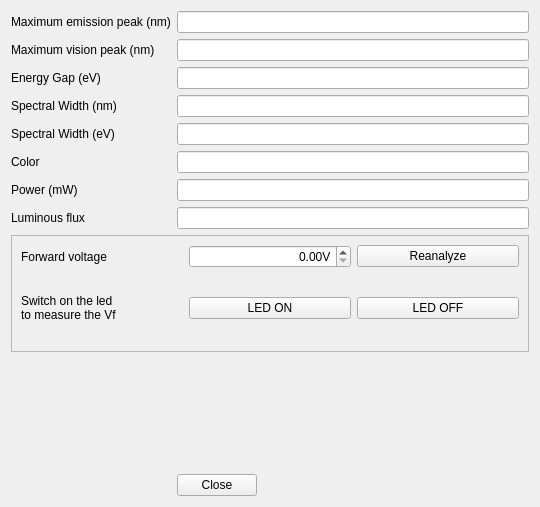
<?xml version="1.0" encoding="UTF-8"?>
<ui version="4.0">
 <class>Analysis</class>
 <widget class="QWidget" name="Analysis">
  <property name="geometry">
   <rect>
    <x>0</x>
    <y>0</y>
    <width>540</width>
    <height>507</height>
   </rect>
  </property>
  <property name="windowTitle">
   <string>Analysis Results</string>
  </property>
  <property name="windowIcon">
   <iconset>
    <normaloff>icon.ico</normaloff>icon.ico</iconset>
  </property>
  <property name="locale">
   <locale language="English" country="UnitedStates"/>
  </property>
  <property name="inputMethodHints">
   <set>Qt::ImhDigitsOnly|Qt::ImhFormattedNumbersOnly</set>
  </property>
  <layout class="QGridLayout" name="gridLayout_2">
   <item row="2" column="0">
    <widget class="QLabel" name="label_8">
     <property name="text">
      <string>Energy Gap (eV)</string>
     </property>
    </widget>
   </item>
   <item row="2" column="1">
    <widget class="QLineEdit" name="EnergyGapBox">
     <property name="readOnly">
      <bool>true</bool>
     </property>
    </widget>
   </item>
   <item row="7" column="0">
    <widget class="QLabel" name="label_9">
     <property name="text">
      <string>Luminous flux</string>
     </property>
    </widget>
   </item>
   <item row="7" column="1">
    <widget class="QLineEdit" name="LuminousFluxBox">
     <property name="readOnly">
      <bool>true</bool>
     </property>
    </widget>
   </item>
   <item row="4" column="0">
    <widget class="QLabel" name="label_4">
     <property name="text">
      <string>Spectral Width (eV)</string>
     </property>
    </widget>
   </item>
   <item row="4" column="1">
    <widget class="QLineEdit" name="SpectralWidthIneVbox">
     <property name="readOnly">
      <bool>true</bool>
     </property>
    </widget>
   </item>
   <item row="10" column="1">
    <widget class="QPushButton" name="pushButton">
     <property name="sizePolicy">
      <sizepolicy hsizetype="Fixed" vsizetype="Fixed">
       <horstretch>0</horstretch>
       <verstretch>0</verstretch>
      </sizepolicy>
     </property>
     <property name="text">
      <string>Close</string>
     </property>
    </widget>
   </item>
   <item row="1" column="0">
    <widget class="QLabel" name="label_13">
     <property name="text">
      <string>Maximum vision peak (nm)</string>
     </property>
    </widget>
   </item>
   <item row="1" column="1">
    <widget class="QLineEdit" name="MaximumVisionBox">
     <property name="readOnly">
      <bool>true</bool>
     </property>
    </widget>
   </item>
   <item row="9" column="1">
    <spacer name="verticalSpacer_3">
     <property name="orientation">
      <enum>Qt::Vertical</enum>
     </property>
     <property name="sizeHint" stdset="0">
      <size>
       <width>20</width>
       <height>40</height>
      </size>
     </property>
    </spacer>
   </item>
   <item row="3" column="1">
    <widget class="QLineEdit" name="SpectralWidthBox">
     <property name="enabled">
      <bool>true</bool>
     </property>
     <property name="readOnly">
      <bool>true</bool>
     </property>
    </widget>
   </item>
   <item row="5" column="0">
    <widget class="QLabel" name="label_3">
     <property name="text">
      <string>Color</string>
     </property>
    </widget>
   </item>
   <item row="6" column="1">
    <widget class="QLineEdit" name="PowerBox">
     <property name="readOnly">
      <bool>true</bool>
     </property>
    </widget>
   </item>
   <item row="6" column="0">
    <widget class="QLabel" name="label_5">
     <property name="text">
      <string>Power (mW)</string>
     </property>
    </widget>
   </item>
   <item row="8" column="0" colspan="2">
    <widget class="QFrame" name="frame">
     <property name="sizePolicy">
      <sizepolicy hsizetype="Preferred" vsizetype="Expanding">
       <horstretch>0</horstretch>
       <verstretch>0</verstretch>
      </sizepolicy>
     </property>
     <property name="frameShape">
      <enum>QFrame::StyledPanel</enum>
     </property>
     <property name="frameShadow">
      <enum>QFrame::Raised</enum>
     </property>
     <layout class="QGridLayout" name="gridLayout">
      <item row="0" column="1">
       <widget class="QDoubleSpinBox" name="VfSpinBox">
        <property name="alignment">
         <set>Qt::AlignRight|Qt::AlignTrailing|Qt::AlignVCenter</set>
        </property>
        <property name="suffix">
         <string>V</string>
        </property>
        <property name="maximum">
         <double>10.000000000000000</double>
        </property>
       </widget>
      </item>
      <item row="0" column="0">
       <widget class="QLabel" name="label_6">
        <property name="text">
         <string>Forward voltage</string>
        </property>
       </widget>
      </item>
      <item row="0" column="2">
       <widget class="QPushButton" name="reanalyzeButton">
        <property name="text">
         <string>Reanalyze</string>
        </property>
       </widget>
      </item>
      <item row="1" column="1">
       <widget class="QPushButton" name="LenOnButton">
        <property name="text">
         <string>LED ON</string>
        </property>
       </widget>
      </item>
      <item row="1" column="2">
       <widget class="QPushButton" name="LedOffButton">
        <property name="text">
         <string>LED OFF</string>
        </property>
       </widget>
      </item>
      <item row="1" column="0">
       <widget class="QLabel" name="label_7">
        <property name="sizePolicy">
         <sizepolicy hsizetype="Preferred" vsizetype="Expanding">
          <horstretch>0</horstretch>
          <verstretch>0</verstretch>
         </sizepolicy>
        </property>
        <property name="text">
         <string>Switch on the led 
to measure the Vf</string>
        </property>
       </widget>
      </item>
     </layout>
    </widget>
   </item>
   <item row="0" column="0">
    <widget class="QLabel" name="label">
     <property name="text">
      <string>Maximum emission peak (nm)</string>
     </property>
    </widget>
   </item>
   <item row="3" column="0">
    <widget class="QLabel" name="label_2">
     <property name="text">
      <string>Spectral Width (nm)</string>
     </property>
    </widget>
   </item>
   <item row="0" column="1">
    <widget class="QLineEdit" name="MaximumPeakBox">
     <property name="enabled">
      <bool>true</bool>
     </property>
     <property name="readOnly">
      <bool>true</bool>
     </property>
    </widget>
   </item>
   <item row="5" column="1">
    <widget class="QLineEdit" name="ColorBox">
     <property name="enabled">
      <bool>true</bool>
     </property>
     <property name="locale">
      <locale language="English" country="UnitedStates"/>
     </property>
     <property name="readOnly">
      <bool>true</bool>
     </property>
    </widget>
   </item>
  </layout>
 </widget>
 <resources/>
 <connections/>
</ui>
